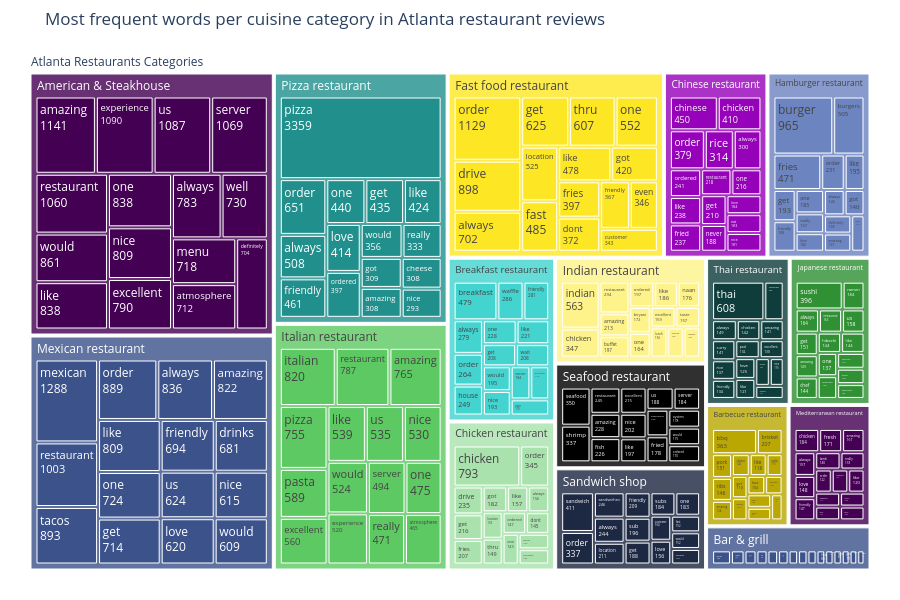

Here is the notebook cell this chart was saved with:
### Code cell
treemap_chart(df_freq,
              path_col = [px.Constant('Atlanta Restaurants Categories'), 'category', 'word'],
              value_col='count',
              title = 'Most frequent words per cuisine category in Atlanta restaurant reviews')

### Figure 1 — Plotly figure (JSON) as saved in the notebook; plotly's stock layout.template omitted (floating-point values rounded to 4 significant figures; data arrays with more than 128 entries replaced by an {"elided": "..."} marker saying what was removed)
{"data": [{"branchvalues": "total", "domain": {"x": [0, 1], "y": [0, 1]}, "hovertemplate": "labels=%{label}<br>count=%{value}<br>parent=%{parent}<br>id=%{id}<extra></extra>", "ids": {"elided": "273 str values"}, "labels": {"elided": "273 str values"}, "name": "", "parents": {"elided": "273 str values"}, "textinfo": "label+value", "type": "treemap", "values": {"elided": "273 float values"}}], "layout": {"height": 600, "legend": {"tracegroupgap": 0}, "margin": {"b": 25, "l": 25, "r": 25, "t": 50}, "title": {"text": "Most frequent words per cuisine category in Atlanta restaurant reviews"}, "treemapcolorway": ["#440154", "#3b528b", "#21908d", "#5dc962", "#fde725"], "width": 900}}
